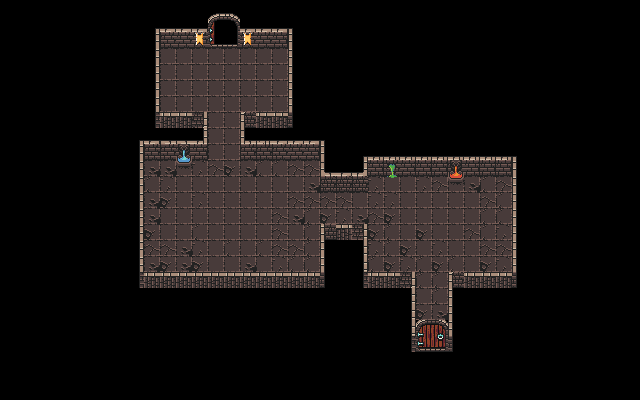

A 2D game scene composited from a Tiled map and its tileset images. What follows is a short description and the map's XML, with every tile layer's data as written:
An orthogonal 40x25 tile map with 16x16 px tiles, 2 tile layers (walls, play).

<map version="1.5" tiledversion="1.6.0" orientation="orthogonal" renderorder="right-down" width="40" height="25" tilewidth="16" tileheight="16" infinite="0" nextlayerid="3" nextobjectid="1">
 <tileset firstgid="1" source="Dungeon.tsx" />
 <layer id="1" name="walls" width="40" height="25">
  <data encoding="csv">
0,0,0,0,0,0,0,0,0,0,0,0,0,419,420,421,0,0,0,0,0,0,0,0,0,0,0,0,0,0,0,0,0,0,0,0,0,0,0,0,
0,0,0,0,0,0,0,0,0,225,325,325,325,454,455,325,325,325,226,0,0,0,0,0,0,0,0,0,0,0,0,0,0,0,0,0,0,0,0,0,
0,0,0,0,0,0,0,0,0,257,34,35,99,486,487,99,35,36,258,0,0,0,0,0,0,0,0,0,0,0,0,0,0,0,0,0,0,0,0,0,
0,0,0,0,0,0,0,0,0,257,0,0,0,0,0,0,0,0,258,0,0,0,0,0,0,0,0,0,0,0,0,0,0,0,0,0,0,0,0,0,
0,0,0,0,0,0,0,0,0,257,0,0,0,0,0,0,0,0,258,0,0,0,0,0,0,0,0,0,0,0,0,0,0,0,0,0,0,0,0,0,
0,0,0,0,0,0,0,0,0,257,0,0,0,0,0,0,0,0,258,0,0,0,0,0,0,0,0,0,0,0,0,0,0,0,0,0,0,0,0,0,
0,0,0,0,0,0,0,0,0,257,0,0,0,0,0,0,0,0,258,0,0,0,0,0,0,0,0,0,0,0,0,0,0,0,0,0,0,0,0,0,
0,0,0,0,0,0,0,0,0,3221225762,1610612996,1610612996,3221225766,0,0,294,1610612996,1610612996,290,0,0,0,0,0,0,0,0,0,0,0,0,0,0,0,0,0,0,0,0,0,
0,0,0,0,0,0,0,0,225,325,326,326,292,0,0,291,2,325,325,325,226,0,0,0,0,0,0,0,0,0,0,0,0,0,0,0,0,0,0,0,
0,0,0,0,0,0,0,0,257,34,34,101,36,0,0,34,34,34,35,36,258,0,225,228,228,228,228,228,228,228,228,228,226,0,0,0,0,0,0,0,
0,0,0,0,0,0,0,0,257,0,0,0,0,0,0,0,0,0,0,0,262,325,261,36,165,36,36,36,37,36,36,36,258,0,0,0,0,0,0,0,
0,0,0,0,0,0,0,0,257,0,0,0,0,0,0,0,0,0,0,0,323,323,323,0,0,0,0,0,0,0,0,0,258,0,0,0,0,0,0,0,
0,0,0,0,0,0,0,0,257,0,0,0,0,0,0,0,0,0,0,0,0,0,0,0,0,0,0,0,0,0,0,0,258,0,0,0,0,0,0,0,
0,0,0,0,0,0,0,0,257,0,0,0,0,0,0,0,0,0,0,0,0,0,0,0,0,0,0,0,0,0,0,0,258,0,0,0,0,0,0,0,
0,0,0,0,0,0,0,0,257,0,0,0,0,0,0,0,0,0,0,0,259,2684354819,3221225731,0,0,0,0,0,0,0,0,0,258,0,0,0,0,0,0,0,
0,0,0,0,0,0,0,0,257,0,0,0,0,0,0,0,0,0,0,0,258,0,3221225730,0,0,0,0,0,0,0,0,0,258,0,0,0,0,0,0,0,
0,0,0,0,0,0,0,0,257,0,0,0,0,0,0,0,0,0,0,0,258,0,3221225730,0,0,0,0,0,0,0,0,0,258,0,0,0,0,0,0,0,
0,0,0,0,0,0,0,0,3221225762,1610612996,1610612996,1610612996,1610612996,1610612996,1610612996,1610612996,1610612996,1610612996,1610612996,1610612996,290,0,3221225762,1610612996,1610612996,3221225766,0,0,294,1610612996,1610612996,1610612996,290,0,0,0,0,0,0,0,
0,0,0,0,0,0,0,0,0,0,0,0,0,0,0,0,0,0,0,0,0,0,0,0,0,3221225730,0,0,258,0,0,0,0,0,0,0,0,0,0,0,
0,0,0,0,0,0,0,0,0,0,0,0,0,0,0,0,0,0,0,0,0,0,0,0,0,3221225730,419,420,258,0,0,0,0,0,0,0,0,0,0,0,
0,0,0,0,0,0,0,0,0,0,0,0,0,0,0,0,0,0,0,0,0,0,0,0,0,3221225730,451,452,258,0,0,0,0,0,0,0,0,0,0,0,
0,0,0,0,0,0,0,0,0,0,0,0,0,0,0,0,0,0,0,0,0,0,0,0,421,3221225762,483,484,290,0,0,0,0,0,0,0,0,0,0,0,
0,0,0,0,0,0,0,0,0,0,0,0,0,0,0,0,0,0,0,0,0,0,0,0,0,0,0,0,0,0,0,0,0,0,0,0,0,0,0,0,
0,0,0,0,0,0,0,0,0,0,0,0,0,0,0,0,0,0,0,0,0,0,0,0,0,0,0,0,0,0,0,0,0,0,0,0,0,0,0,0,
0,0,0,0,0,0,0,0,0,0,0,0,0,0,0,0,0,0,0,0,0,0,0,0,0,0,0,0,0,0,0,0,0,0,0,0,0,0,0,0
</data>
 </layer>
 <layer id="2" name="play" width="40" height="25">
  <data encoding="csv">
0,0,0,0,0,0,0,0,0,0,0,0,0,0,0,0,0,0,0,0,0,0,0,0,0,0,0,0,0,0,0,0,0,0,0,0,0,0,0,0,
0,0,0,0,0,0,0,0,0,0,0,0,0,0,0,0,0,0,0,0,0,0,0,0,0,0,0,0,0,0,0,0,0,0,0,0,0,0,0,0,
0,0,0,0,0,0,0,0,0,0,0,0,0,0,0,0,0,0,0,0,0,0,0,0,0,0,0,0,0,0,0,0,0,0,0,0,0,0,0,0,
0,0,0,0,0,0,0,0,0,0,130,130,130,130,130,130,130,130,0,0,0,0,0,0,0,0,0,0,0,0,0,0,0,0,0,0,0,0,0,0,
0,0,0,0,0,0,0,0,0,0,130,130,130,130,130,130,130,130,0,0,0,0,0,0,0,0,0,0,0,0,0,0,0,0,0,0,0,0,0,0,
0,0,0,0,0,0,0,0,0,0,130,130,130,130,130,130,130,130,0,0,0,0,0,0,0,0,0,0,0,0,0,0,0,0,0,0,0,0,0,0,
0,0,0,0,0,0,0,0,0,0,130,130,130,130,130,130,130,130,0,0,0,0,0,0,0,0,0,0,0,0,0,0,0,0,0,0,0,0,0,0,
0,0,0,0,0,0,0,0,0,0,0,0,0,130,130,0,0,0,0,0,0,0,0,0,0,0,0,0,0,0,0,0,0,0,0,0,0,0,0,0,
0,0,0,0,0,0,0,0,0,0,0,0,0,130,130,0,0,0,0,0,0,0,0,0,0,0,0,0,0,0,0,0,0,0,0,0,0,0,0,0,
0,0,0,0,0,0,0,0,0,0,0,0,0,130,130,0,0,0,0,0,0,0,0,0,0,0,0,0,0,0,0,0,0,0,0,0,0,0,0,0,
0,0,0,0,0,0,0,0,0,164,164,133,132,131,162,164,163,163,131,131,0,0,0,0,0,0,0,0,0,0,0,0,0,0,0,0,0,0,0,0,
0,0,0,0,0,0,0,0,0,163,132,130,130,130,130,130,130,130,130,164,0,0,0,132,197,130,132,131,69,164,163,131,0,0,0,0,0,0,0,0,
0,0,0,0,0,0,0,0,0,164,162,130,132,130,130,130,130,130,131,131,131,131,130,132,132,130,130,130,130,130,131,163,0,0,0,0,0,0,0,0,
0,0,0,0,0,0,0,0,0,164,130,130,130,130,130,130,130,131,164,163,162,132,164,131,162,130,130,130,130,130,163,163,0,0,0,0,0,0,0,0,
0,0,0,0,0,0,0,0,0,162,130,130,163,130,130,130,130,131,130,163,0,0,0,162,163,130,162,130,130,131,163,132,0,0,0,0,0,0,0,0,
0,0,0,0,0,0,0,0,0,131,131,164,132,130,163,130,163,131,131,163,0,0,0,132,163,162,130,132,130,130,131,131,0,0,0,0,0,0,0,0,
0,0,0,0,0,0,0,0,0,164,162,164,162,130,130,164,130,132,163,163,0,0,0,163,162,132,163,162,163,130,162,132,0,0,0,0,0,0,0,0,
0,0,0,0,0,0,0,0,0,0,0,0,0,0,0,0,0,0,0,0,0,0,0,0,0,0,163,163,0,0,0,0,0,0,0,0,0,0,0,0,
0,0,0,0,0,0,0,0,0,0,0,0,0,0,0,0,0,0,0,0,0,0,0,0,0,0,130,163,0,0,0,0,0,0,0,0,0,0,0,0,
0,0,0,0,0,0,0,0,0,0,0,0,0,0,0,0,0,0,0,0,0,0,0,0,0,0,162,164,0,0,0,0,0,0,0,0,0,0,0,0,
0,0,0,0,0,0,0,0,0,0,0,0,0,0,0,0,0,0,0,0,0,0,0,0,0,0,0,0,0,0,0,0,0,0,0,0,0,0,0,0,
0,0,0,0,0,0,0,0,0,0,0,0,0,0,0,0,0,0,0,0,0,0,0,0,0,0,0,0,0,0,0,0,0,0,0,0,0,0,0,0,
0,0,0,0,0,0,0,0,0,0,0,0,0,0,0,0,0,0,0,0,0,0,0,0,0,0,0,0,0,0,0,0,0,0,0,0,0,0,0,0,
0,0,0,0,0,0,0,0,0,0,0,0,0,0,0,0,0,0,0,0,0,0,0,0,0,0,0,0,0,0,0,0,0,0,0,0,0,0,0,0,
0,0,0,0,0,0,0,0,0,0,0,0,0,0,0,0,0,0,0,0,0,0,0,0,0,0,0,0,0,0,0,0,0,0,0,0,0,0,0,0
</data>
 </layer>
</map>
